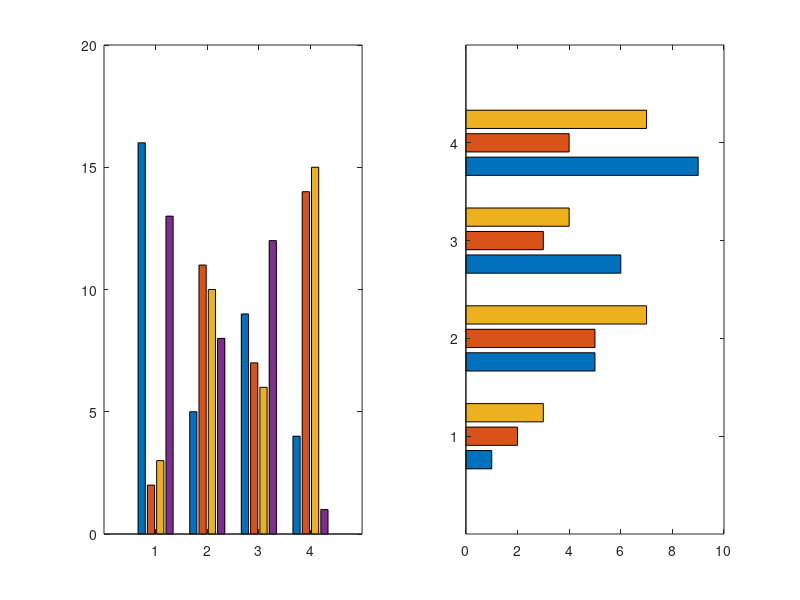

Write MATLAB code to recreate this figure.
close all; clear all; clc;
A = magic(4);
B = [1,2,3;5,5,7;6,3,4;9,4,7];
figure;
subplot(121); bar(A);
subplot(122); barh(B);